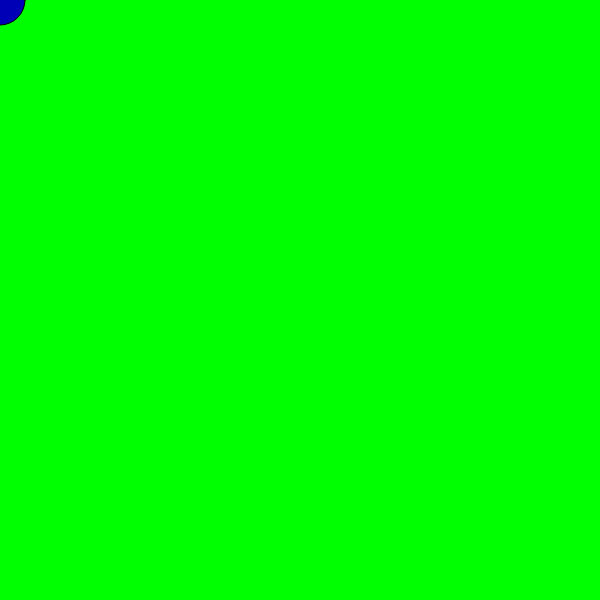
Frame 1 (no input)
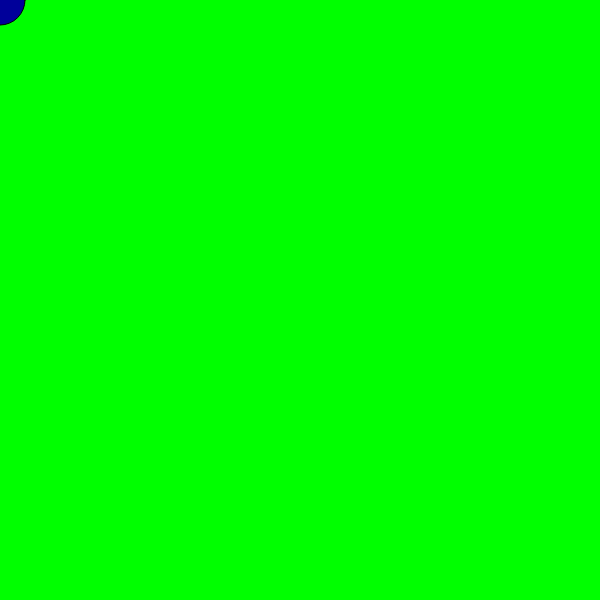
Frame 60 (no input)
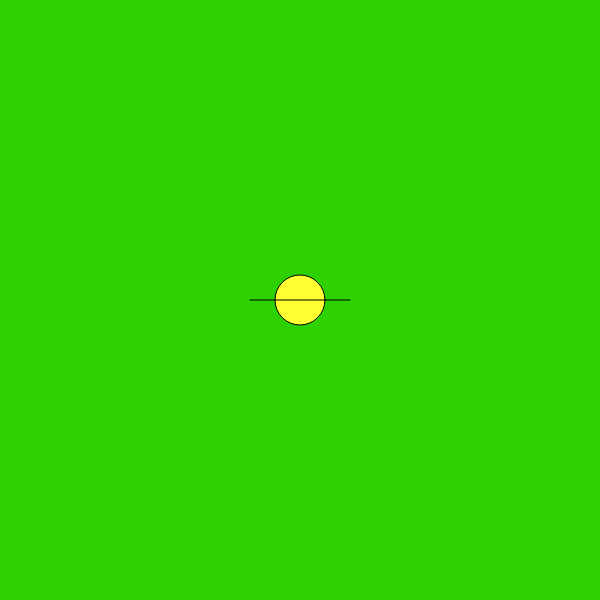
Frame 120 (the mouse pressed at the canvas centre since frame 60)

The p5.js sketch that drew these frames (run headless with seeded random() and noise() and a simulated clock; from frame 60 on, the mouse is pressed at the canvas centre):

// p5.js sketch
// ── sketch.js
let r= 50; 
function setup() {
  // put setup code here
  createCanvas(600, 600);
  //createCanvas (innerWidth, innerHeight);
  background(130, 100, 180);

  
}

function draw() {
  // put drawing code here
  //background(0);
  let x = mouseX;
  let y = mouseY;

  background (x % 255, 255- y %255, 0)
  //if x and y are used it needs to be defined above of the command

  if(x > width/2) {
    fill (x, y, random(255));
    rect (x- r/2, y-r/2, r, r);

  }else {
    fill (x, y, random(255));
    ellipse (x, y, r); } 



let vertices = map (mouseX,0, width, 4, 100);
let start = r;

beginShape ();
for (let i = start;i < vertices; i++) {

  let angle = map(i, start, vertices, 0, TWO_PI);
  let posX = r * cos(angle) + x ;
  let posY = r * sin(angle) + y;
  vertex (posX, posY);
  /*if (y> height/2) {
    ellipse (x, y, r, r);
  }*/
  //ellipse(mouseX, mouseY, 100, 100)
}

endShape ();
}

// function windowsResized () { 
//   resizeCanvas (innerWidth, innerHeight);

// }
